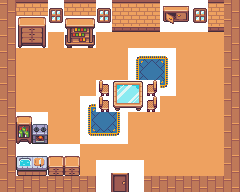

A 2D game scene composited from a Tiled map and its tileset images. What follows is a short description and the map's XML, with every tile layer's data as written:
An orthogonal 15x12 tile map with 16x16 px tiles, 3 tile layers (sol, mur, fenetre), 1 hidden layer not drawn.

<map version="1.5" tiledversion="1.7.1" orientation="orthogonal" renderorder="right-down" width="15" height="12" tilewidth="16" tileheight="16" infinite="0" nextlayerid="5" nextobjectid="1">
 <tileset firstgid="1" source="tilset.tsx" />
 <layer id="2" name="sol" width="15" height="12">
  <data encoding="csv">
457,0,0,0,0,0,0,0,0,0,0,0,0,0,457,
457,0,0,0,0,0,0,0,0,0,0,0,0,0,457,
457,393,393,393,393,393,393,393,393,393,393,393,393,393,457,
457,393,393,393,393,393,393,393,393,393,393,393,393,393,457,
457,393,393,393,393,393,393,393,393,393,393,393,393,393,457,
457,393,393,393,393,393,393,393,393,393,393,393,393,393,457,
457,393,393,393,393,393,393,393,393,393,393,393,393,393,457,
457,393,393,393,393,393,393,393,393,393,393,393,393,393,457,
457,393,393,393,393,393,393,393,393,393,393,393,393,393,457,
457,393,393,393,393,393,393,393,393,393,393,393,393,393,457,
457,393,393,393,393,393,393,393,393,393,393,393,393,393,457,
457,457,457,457,457,457,457,0,457,457,457,457,457,457,457
</data>
 </layer>
 <layer id="1" name="mur" width="15" height="12">
  <data encoding="csv">
0,133,133,133,133,133,133,133,133,133,133,133,133,133,0,
0,198,198,198,198,198,198,198,198,198,198,198,198,198,0,
0,0,0,0,0,0,0,0,0,0,0,0,0,0,0,
0,0,0,0,0,0,0,0,212,213,214,0,0,0,0,
0,0,0,0,0,0,0,0,277,278,279,0,0,0,0,
0,0,0,0,0,0,0,0,342,343,344,0,0,0,0,
0,0,0,0,0,212,213,214,0,0,0,0,0,0,0,
0,0,0,0,0,277,278,279,0,0,0,0,0,0,0,
0,0,0,0,0,342,343,344,0,0,0,0,0,0,0,
0,0,0,0,0,0,0,0,0,0,0,0,0,0,0,
0,0,0,0,0,0,220,221,222,0,0,0,0,0,0,
0,0,0,0,0,0,285,286,287,0,0,0,0,0,0
</data>
 </layer>
 <layer id="3" name="fenetre" width="15" height="12">
  <data encoding="csv">
0,0,0,11,0,0,11,0,0,0,612,613,11,0,0,
0,735,736,76,659,660,76,0,0,0,677,678,76,0,0,
0,800,801,0,724,725,0,0,0,0,0,0,0,0,0,
0,0,0,0,0,0,0,0,0,0,0,0,0,0,0,
0,0,0,0,0,0,0,0,0,0,0,0,0,0,0,
0,0,0,0,0,0,406,401,402,536,0,0,0,0,0,
0,0,0,0,0,0,406,466,467,536,0,0,0,0,0,
0,931,932,0,0,0,0,0,0,0,0,0,0,0,0,
0,996,997,0,0,0,0,0,0,0,0,0,0,0,0,
0,929,930,799,799,0,0,0,0,0,0,0,0,0,0,
0,994,995,864,864,0,0,0,0,0,0,0,0,0,0,
0,0,0,0,0,0,0,0,0,0,0,0,0,0,0
</data>
 </layer>
 <layer id="4" name="contraintes" width="15" height="12" visible="0">
  <data encoding="csv">
1311,1311,1311,1311,1311,1311,1311,1311,1311,1311,1311,1311,1311,1311,1311,
1311,1311,1311,1311,1311,1311,1311,1311,1311,1311,1311,1311,1311,1311,1311,
1311,1311,1311,0,1311,1311,0,0,0,0,0,0,0,0,1311,
1311,0,0,0,0,0,0,0,0,0,0,0,0,0,1311,
1311,0,0,0,0,0,0,0,0,0,0,0,0,0,1311,
1311,0,0,0,0,0,0,0,0,0,0,0,0,0,1311,
1311,0,0,0,0,0,1311,1311,1311,1311,0,0,0,0,1311,
1311,0,0,0,0,0,0,0,0,0,0,0,0,0,1311,
1311,1311,1311,0,0,0,0,0,0,0,0,0,0,0,1311,
1311,0,0,0,0,0,0,0,0,0,0,0,0,0,1311,
1311,1311,1311,1311,1311,0,0,0,0,0,0,0,0,0,1311,
1311,1311,1311,1311,1311,1311,1311,0,1311,1311,1311,1311,1311,1311,1311
</data>
 </layer>
</map>